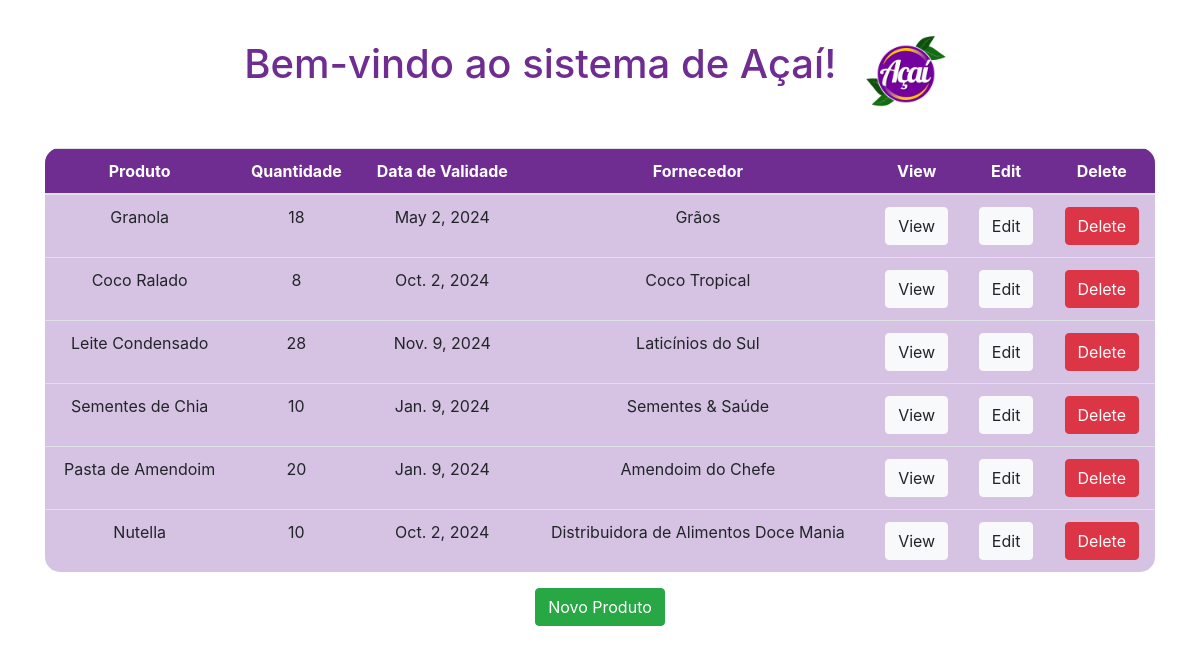
The app's page /estoques/ with its own data.
### estoques/models.py (models this page shows, shortened)
class Estoque(models.Model):
    produto = models.CharField(max_length=200)
    quantidade = models.IntegerField(default=0)
    validade = models.DateField()
    fornecedor = models.CharField(max_length=200)

### estoques/views.py (the view)
# urls.py: path('', views.estoque_list, name='estoque_list'),
def estoque_list(request, template_name='estoques/estoque_list.html'):
    estoque = Estoque.objects.all()
    data = {}
    data['object_list'] = estoque
    return render(request, template_name, data)

### estoques/templates/estoques/estoque_list.html (shortened to what this page needs)
{% load static %}
<html lang="pt-BR">
<head>
    <link rel="stylesheet" href="https://stackpath.bootstrapcdn.com/bootstrap/4.5.2/css/bootstrap.min.css">
</head>
<body>
<div class="container text-center my-4">
    <h1 class="d-inline" style="color: #6f2c91;">Bem-vindo ao sistema de Açaí!</h1>
    <img src="{% static 'img/logoacai.png' %}" alt="Açaí" style="width: 100px; height: auto; margin-left: 15px;">
</div>
<div class="container mt-4">
    <table class="table">
        <thead class="table-header">
            <tr>
                <th scope="col" class="text-white">Produto</th>
                <th scope="col" class="text-white">Quantidade</th>
                <th scope="col" class="text-white">Data de Validade</th>
                <th scope="col" class="text-white">Fornecedor</th>
                <th scope="col" class="text-white">View</th>
                <th scope="col" class="text-white">Edit</th>
                <th scope="col" class="text-white">Delete</th>
            </tr>
        </thead>
        <tbody>
            {% for estoque in object_list %}
            <tr>
                <td>{{ estoque.produto }}</td>
                <td>{{ estoque.quantidade }}</td>
                <td>{{ estoque.validade }}</td>
                <td>{{ estoque.fornecedor }}</td>
                <td>
                    <a class="btn btn-light btn-custom" href="{% url 'estoque_view' estoque.id %}">View</a>
                </td>
                <td>
                    <a class="btn btn-light btn-custom" href="{% url 'estoque_edit' estoque.id %}">Edit</a>
                </td>
                <td>
                    <a class="btn btn-danger btn-custom" href="{% url 'estoque_delete' estoque.id %}">Delete</a>
                </td>
            </tr>
            {% endfor %}
        </tbody>
    </table>
    <div class="text-center">
        <a class="btn btn-success" href="{% url 'estoque_new' %}">Novo Produto</a>
    </div>
</div>
</body>
</html>

### estoques/templates/estoques/estoque_list.html (style rules this page uses)
.table { background-color: #d6c3e4; border-radius: 15px; overflow: hidden; }
.table-header { background-color: #6f2c91; }
th, td { text-align: center; }

### records on screen
Estoque: produto "Granola", quantidade "18", validade "May 2, 2024", fornecedor "Grãos"
Estoque: produto "Coco Ralado", quantidade "8", validade "Oct. 2, 2024", fornecedor "Coco Tropical"
Estoque: produto "Leite Condensado", quantidade "28", validade "Nov. 9, 2024", fornecedor "Laticínios do Sul"
Estoque: produto "Sementes de Chia", quantidade "10", validade "Jan. 9, 2024", fornecedor "Sementes & Saúde"
Estoque: produto "Pasta de Amendoim", quantidade "20", validade "Jan. 9, 2024", fornecedor "Amendoim do Chefe"
Estoque: produto "Nutella", quantidade "10", validade "Oct. 2, 2024", fornecedor "Distribuidora de Alimentos Doce Mania"
